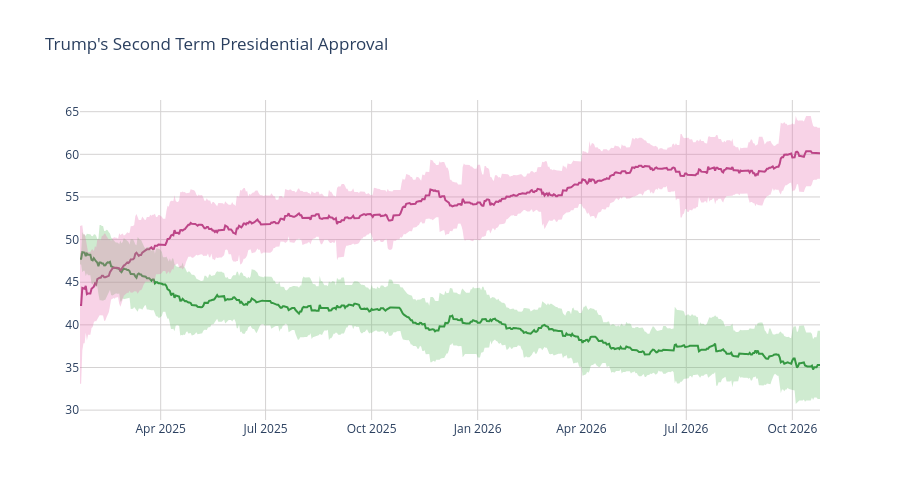

The code cell stored with this chart in its notebook:
### Code cell
disappr_ci_hex = "#e86eaf"
appr_ci_hex = "#60be65"
disappr_ci_rgba = "rgba(232, 110, 175, 0.3)"
appr_ci_rgba = "rgba(96, 190, 101, 0.3)"
grid_col = "#d4d2d2"


# Approve
fig = go.Figure(go.Scatter(
    x=pres['end_date'],
    y=pres['approve'],
    hovertemplate="%{y:.2f}%",
    name="<b>Approve</b>",
    line=dict(color="#228833"),
    showlegend=False
))

# Disapprove
fig.add_trace(go.Scatter(
    x=pres['end_date'],
    y=pres['disapprove'],
    hovertemplate="%{y:.2f}%",
    name="<b>Disapprove</b>",
    line=dict(color="#aa3377"),
    showlegend=False
    )
)

# Approve CI
fig.add_traces([

    # Upper bound
    go.Scatter(
        x=pres['end_date'],
        y=pres['approve_upper_ci'],
        marker=dict(color=appr_ci_hex),
        line=dict(width=0),
        mode='lines',
        showlegend=False,
        hoverinfo="skip"
    ),

    # Lower bound
    go.Scatter(
        x=pres['end_date'],
        y=pres['approve_lower_ci'],
        marker=dict(color=appr_ci_hex),
        line=dict(width=0),
        mode='lines',
        fillcolor=appr_ci_rgba,
        fill="tonexty",
        showlegend=False,
        hoverinfo="skip"
    )
])

# Disapprove CI
fig.add_traces([

    # Upper bound
    go.Scatter(
        x=pres['end_date'],
        y=pres['disapprove_upper_ci'],
        marker=dict(color=disappr_ci_hex),
        line=dict(width=0),
        mode='lines',
        showlegend=False,
        hoverinfo="skip"
    ),

    # Lower bound
    go.Scatter(
        x=pres['end_date'],
        y=pres['disapprove_lower_ci'],
        marker=dict(color=disappr_ci_hex),
        line=dict(width=0),
        mode='lines',
        fillcolor=disappr_ci_rgba,
        fill="tonexty",
        showlegend=False,
        hoverinfo="skip"
    )
])

fig.update_layout(
    title=dict(text="Trump's Second Term Presidential Approval"),
    hovermode="x"
)

fig.update_xaxes(gridcolor=grid_col)
fig.update_yaxes(gridcolor=grid_col)

fig.update_layout(hovermode="x", hoverlabel_align="right", plot_bgcolor="rgba(0, 0, 0, 0)", height=500)
fig.show()

### Figure 1 — Plotly figure (JSON) as saved in the notebook; plotly's stock layout.template omitted (floating-point values rounded to 4 significant figures; data arrays with more than 128 entries replaced by an {"elided": "..."} marker saying what was removed)
{"data": [{"hovertemplate": "%{y:.2f}%", "line": {"color": "#228833"}, "name": "<b>Approve</b>", "showlegend": false, "type": "scatter", "x": {"elided": "643 str values"}, "y": {"elided": "643 float values"}}, {"hovertemplate": "%{y:.2f}%", "line": {"color": "#aa3377"}, "name": "<b>Disapprove</b>", "showlegend": false, "type": "scatter", "x": {"elided": "643 str values"}, "y": {"elided": "643 float values"}}, {"hoverinfo": "skip", "line": {"width": 0}, "marker": {"color": "#60be65"}, "mode": "lines", "showlegend": false, "type": "scatter", "x": {"elided": "643 str values"}, "y": {"elided": "643 float values"}}, {"fill": "tonexty", "fillcolor": "rgba(96, 190, 101, 0.3)", "hoverinfo": "skip", "line": {"width": 0}, "marker": {"color": "#60be65"}, "mode": "lines", "showlegend": false, "type": "scatter", "x": {"elided": "643 str values"}, "y": {"elided": "643 float values"}}, {"hoverinfo": "skip", "line": {"width": 0}, "marker": {"color": "#e86eaf"}, "mode": "lines", "showlegend": false, "type": "scatter", "x": {"elided": "643 str values"}, "y": {"elided": "643 float values"}}, {"fill": "tonexty", "fillcolor": "rgba(232, 110, 175, 0.3)", "hoverinfo": "skip", "line": {"width": 0}, "marker": {"color": "#e86eaf"}, "mode": "lines", "showlegend": false, "type": "scatter", "x": {"elided": "643 str values"}, "y": {"elided": "643 float values"}}], "layout": {"height": 500, "hoverlabel": {"align": "right"}, "hovermode": "x", "plot_bgcolor": "rgba(0, 0, 0, 0)", "title": {"text": "Trump's Second Term Presidential Approval"}, "xaxis": {"gridcolor": "#d4d2d2"}, "yaxis": {"gridcolor": "#d4d2d2"}}}
